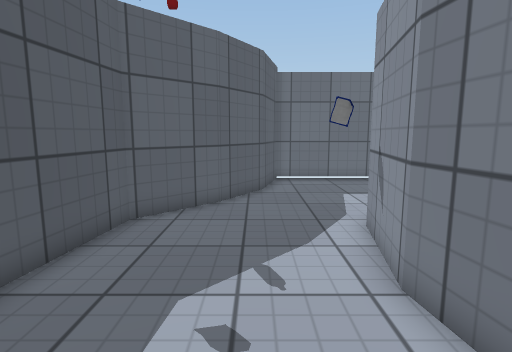
View 1 (above)

12 first-person views from a walk through a Unity game level. The camera is 1.2 m above the floor, tilts 8° down and sees 80° across. The floor is counted in squares, 0.5 m on a side. Each view is taken from the middle of a square. On the plan, view 1 faces up. The plan holds only what a view shows up to about 19 squares ahead; the rest is blank. The player is left out. Surface patterns are stand-ins for the level's own textures.

View 2
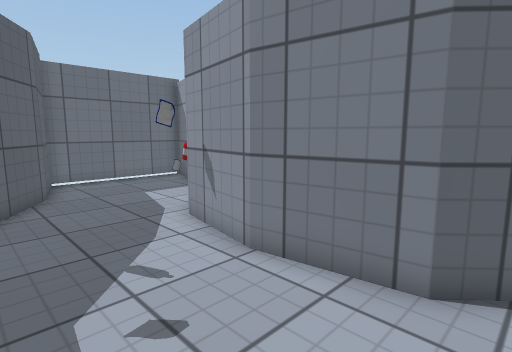

View 3
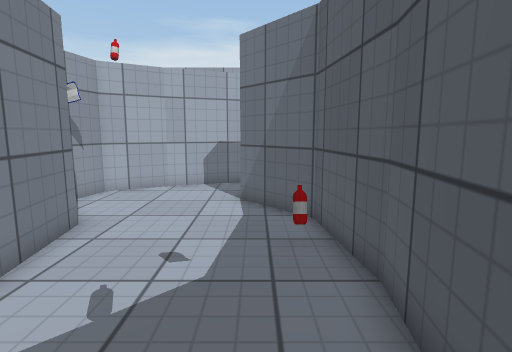

View 4
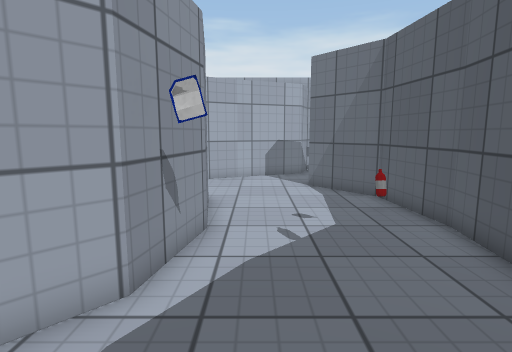

View 5
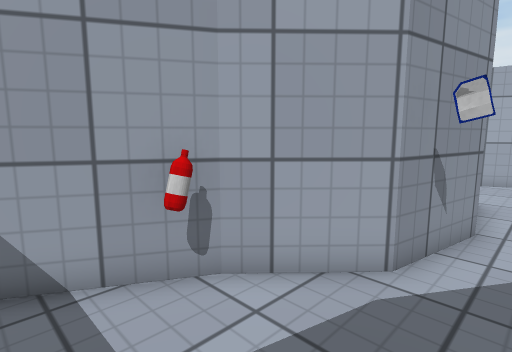

View 6
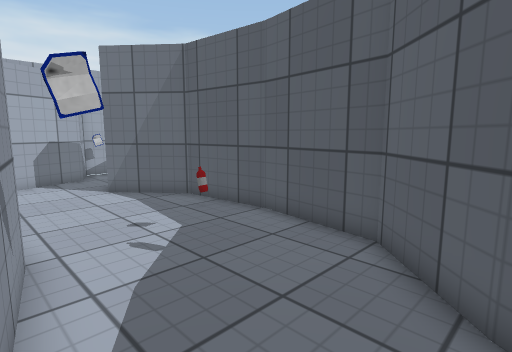

View 7
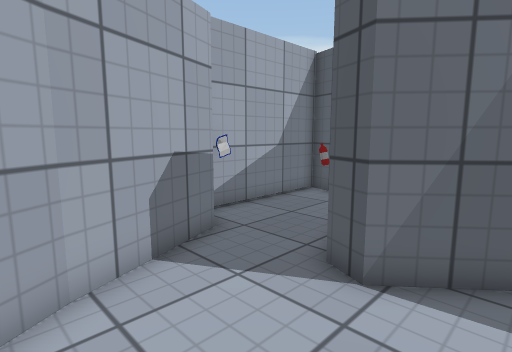

View 8
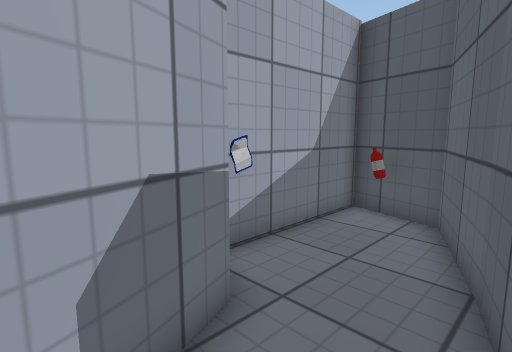

View 9
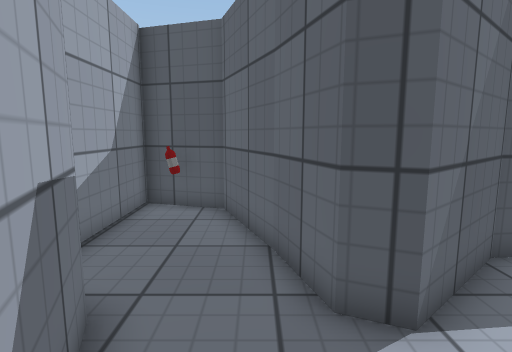

View 10
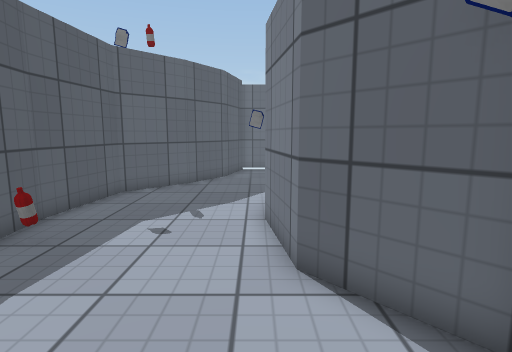

View 11
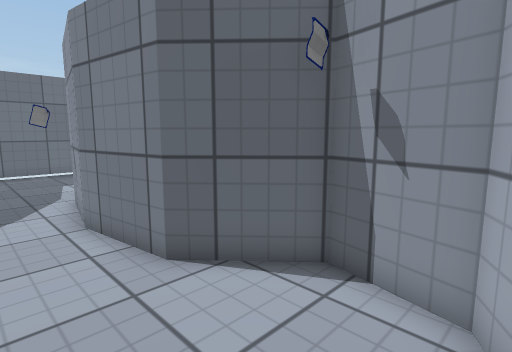

View 12
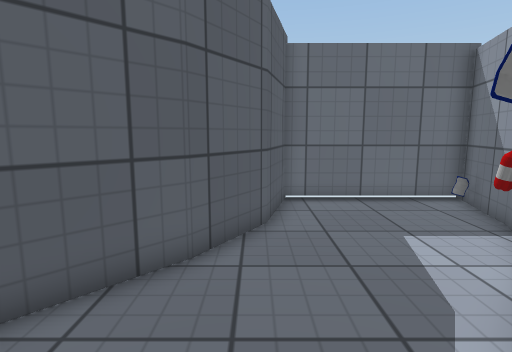

### Floor plan
Ten units are one square. View 1 is at (0, 0); x grows to the right and y downward. Boxes are objects, and circles mark ways between rooms. Rooms are numbered by the first view taken in them; rooms with no view inside come last. Other rooms are left out.
<svg viewBox="-89 -164 169 247">
<path fill="none" stroke="#000" d="M-12 -106 -35 -83 -40 -43M-40 -44 -36 -6 -14 20 -18 29M49 -98 66 -128M66 -126 75 -159 10 -159 3 -130 -13 -106M19 48 43 34 48 11 27 -12 23 -44 29 -77 50 -99M-17 62 21 47M-75 50 -84 78 -23 78 -17 62M-18 29 -77 47"/>
<rect x="-35" y="-25" width="10" height="10" fill="#bbb"><title>other object</title></rect>
<rect x="15" y="-75" width="10" height="10" fill="#bbb"><title>other object</title></rect>
<rect x="45" y="-115" width="10" height="10" fill="#bbb"><title>other object</title></rect>
<rect x="-35" y="65" width="10" height="10" fill="#bbb"><title>other object</title></rect>
<circle cx="-20" cy="45" r="3" fill="#2a7"/>
<text x="10" y="-60">1</text>
<text x="-40" y="60">2</text>
</svg>
Room 1 opens to room 2.

Where each view was taken, in squares from view 1:
view 1: 0 up, 0 right, facing up
view 2: 0 up, 2 left, facing up-right
view 3: 9 up, 2 left, facing down
view 4: 12 up, 1 right, facing down
view 5: 13 up, 1 right, facing down-right
view 6: 11 up, 3 right, facing down-left
view 7: 0 up, 3 right, facing down-left
view 8: 3 down, 1 right, facing down-left
view 9: 4 down, 2 right, facing left
view 10: 4 down, 2 right, facing up
view 11: 4 down, 0 right, facing up-right
view 12: 5 up, 0 right, facing up
